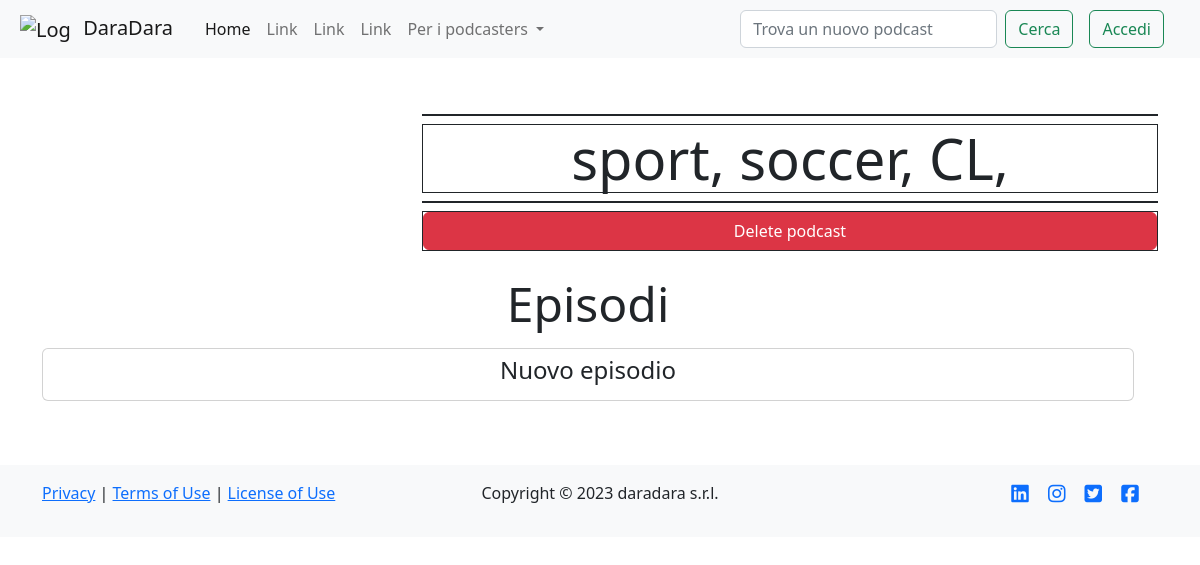
Page /podcast/1 on the earlier database version.
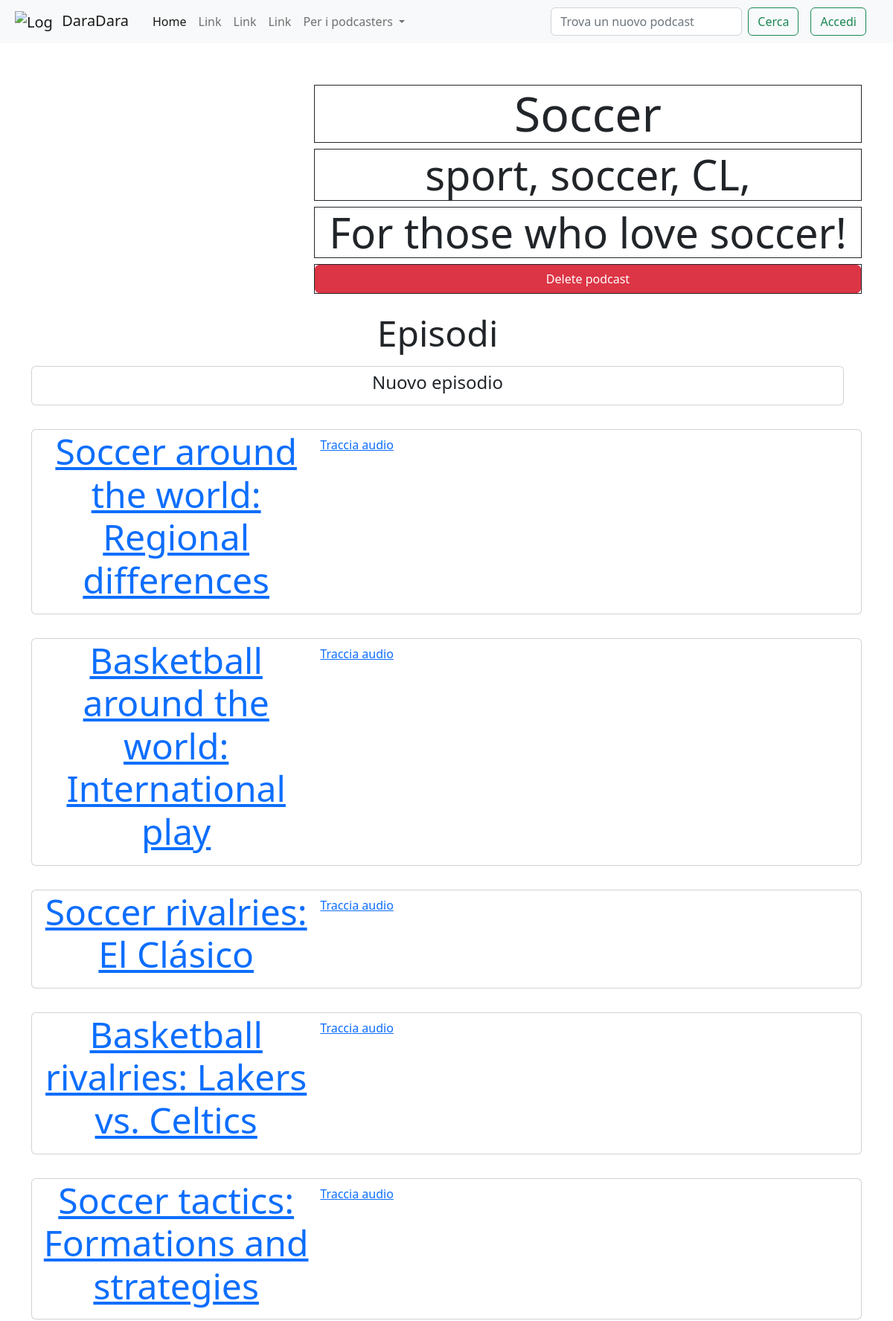
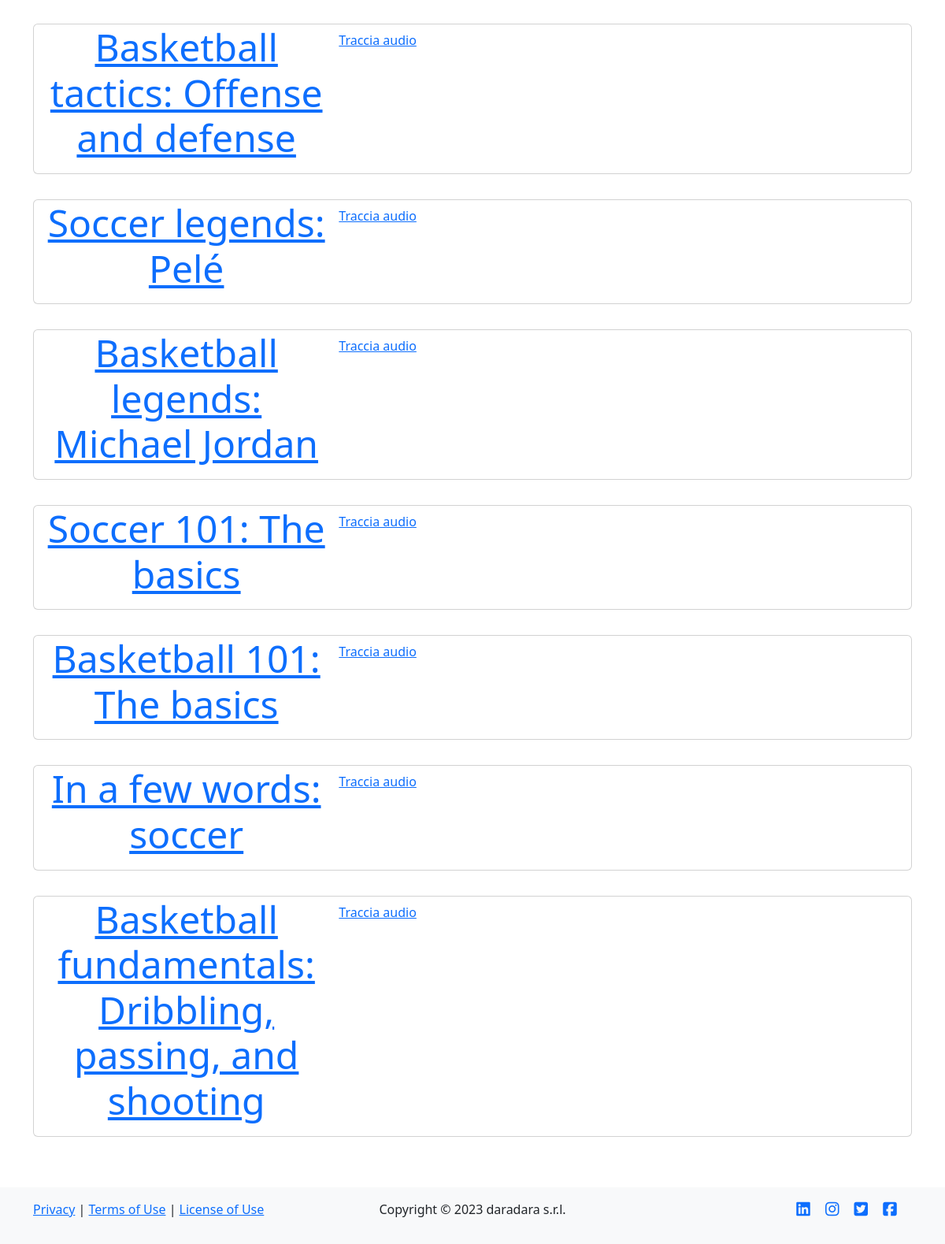
Same page on the later database version (2 pictures, top to bottom).
### tables this page shows
CREATE TABLE "categories" (
	"id_podcast"	INTEGER NOT NULL,
	"tag"	TEXT NOT NULL,
	FOREIGN KEY("id_podcast") REFERENCES "podcasts"("id"),
	PRIMARY KEY("tag","id_podcast")
);

CREATE TABLE "podcasts" (
	"id"	INTEGER NOT NULL UNIQUE,
	"title"	TEXT NOT NULL UNIQUE,
	"desc"	TEXT DEFAULT 'NO_DESCRIPTION',
	"img"	TEXT DEFAULT 'NO_IMAGE',
	"id_user"	INTEGER NOT NULL,
	FOREIGN KEY("id_user") REFERENCES "users"("id"),
	PRIMARY KEY("id" AUTOINCREMENT)
);

CREATE TABLE "episodes" (
	"id"	INTEGER NOT NULL UNIQUE,
	"title"	TEXT NOT NULL UNIQUE,
	"description"	TEXT DEFAULT 'NO_DESCRIPTION',
	"audio"	TEXT NOT NULL,
	"timestamp"	TEXT NOT NULL,
	"id_podcast"	INTEGER NOT NULL,
	FOREIGN KEY("id_podcast") REFERENCES "podcasts"("id"),
	PRIMARY KEY("id" AUTOINCREMENT)
);

### app.py (the view)
@app.route('/podcast/<int:id>')
def podcast(id):
    podcast = dao.get_podcast(id)
    episodes = dao.get_episodes(id_podcast = id)
    tags = dao.get_tags(id)
    return render_template('podcast.html', id=id, podcast = podcast, episodes = episodes, tags = tags)

### data/dao.py (called while the page is built)
def get_tags(id_podcast):
    conn, cursor = connect()
    tags = False
    try:
        sql = 'SELECT * FROM categories WHERE id_podcast = ?'
        cursor.execute(sql, (id_podcast,))
        tags = cursor.fetchall()
    except Exception as e:
        print(e)
    close(conn, cursor)
    return tags

def get_episodes(id_podcast):
    conn, cursor = connect()
    episodes = []
    try:
        sql = 'SELECT * FROM episodes WHERE id_podcast = ? ORDER BY timestamp DESC'
        cursor.execute(sql, (id_podcast,))
        episodes = cursor.fetchall()
    except Exception as e:
        print(e)
    close(conn, cursor)
    return episodes

def get_podcast(id):
    conn, cursor = connect()
    podcast = False
    try:
        sql = 'SELECT * FROM podcasts WHERE id = ?'
        cursor.execute(sql, (id,))
        podcast = cursor.fetchone()
    except Exception as e:
        print(e)
    close(conn, cursor)
    return podcast

def connect():
    conn = sqlite3.connect(PATH)
    conn.row_factory = sqlite3.Row
    cursor = conn.cursor()
    return conn, cursor

def close(conn, cursor):
    cursor.close()
    conn.close()

### templates/podcast.html (shortened to what this page needs)
{% extends 'layout.html' %}
{% block content %}
    <div class="row">
        <div class="col-12 col-lg-4 d-flex justify-content-center align-items-center">
        </div>
        <div class="col">
            <div class="row border border-dark mx-2 mx-lg-0 my-2 d-flex justify-content-center align-content-center display-3">
                {{podcast.title}}
            </div>
            <div class="row border border-dark mx-2 mx-lg-0 my-2 d-flex justify-content-center align-content-center display-4">
                {% for tag in tags%} {{tag.tag}}, {% endfor %}
            </div>
            <div class="row border border-dark mx-2 mx-lg-0 my-2 d-flex justify-content-center align-content-center display-4">
                {{podcast.desc}}
            </div>
            <div class="row border border-dark mx-2 mx-lg-0 my-2 d-flex justify-content-center align-content-center display-5">
            <button type="button" class="btn btn-danger" data-bs-toggle="modal" data-bs-target="#staticBackdrop">
                Delete podcast
            </button>
            </div>
        </div>
    </div>
    <div class="row mt-3">
        <div class="row d-flex justify-content-center display-5">Episodi</div>
        <div class="row d-flex justify-content-center">
            <div class="row mt-3">
                <div class="card mb-3">
                    <div class="row g-0 d-flex justify-content-center align-content-center">
                        <button id="newEpBtn" class="btn text-center"><h4>Nuovo episodio</h4></button>
                    </div>
                </div>
            </div>
        </div>
        {% for episode in episodes %}
        <a href="{{ url_for('episode', id_pod=id, id_ep=episode.id) }}" >
        <div class="row d-flex justify-content-center">
            <div class="row mt-3">
                <div class="card mb-3">
                    <div class="row g-0">
                        <div class="col-md-4">
                            <p class="text-center display-5">{{ episode.title }}</p>
                        </div>
                        <div class="col-md-7">
                            <div class="card-body row g-2">
                                Traccia audio
                            </div>
                        </div>
                    </div>
                </div>
            </div>
        </div>
        </a>
        {% endfor%}
    </div>
{% endblock %}

### templates/layout.html (shortened to what this page needs)
<!DOCTYPE html>
<html lang="it">
<head>
    <link href="https://cdn.jsdelivr.net/npm/bootstrap@5.2.3/dist/css/bootstrap.min.css" rel="stylesheet">
</head>
<body>
    <nav class="navbar navbar-expand-lg bg-light">
        <div class="container-fluid mx-2">
            <a class="navbar-brand" href="{{ url_for('index') }}">
                <img class="img-fluid" src="https://getbootstrap.com/docs/5.2/assets/brand/bootstrap-logo.svg" alt="Logo" style="max-width: 50px; max-height: 50px;">
                <h5 class="d-inline-block mb-0 mx-2">DaraDara</h5>
            </a>
            <div class="collapse navbar-collapse" id="navbarSupportedContent">
            <ul class="navbar-nav me-auto mb-2 mb-lg-0">
                <li class="nav-item">
                <a class="nav-link active" aria-current="page" href="{{ url_for('index') }}">Home</a>
                </li>
                <li class="nav-item">
                <a class="nav-link" href="#">Link</a>
                </li>
                <li class="nav-item">
                    <a class="nav-link" href="#">Link</a>
                </li>
                <li class="nav-item">
                    <a class="nav-link" href="#">Link</a>
                </li>
                <li class="nav-item dropdown">
                <a class="nav-link dropdown-toggle" href="#" role="button" data-bs-toggle="dropdown" aria-expanded="false">
                    Per i podcasters
                </a>
                </li>
            </ul>
            <form class="d-flex" role="search">
                <input class="form-control me-2" type="search" placeholder="Trova un nuovo podcast" aria-label="Search">
                <button class="btn btn-outline-success" type="submit">Cerca</button>
            </form>
                {% if not current_user.is_authenticated %}
                <button type="button" id="loginBtn" class="btn btn-outline-success btn-light my-3 my-lg-0 mx-lg-3">Accedi</button>
                {% else %}
                <a href="{{ url_for('profile', id = current_user.id) }}" ><button type="button" id="profileBtn" class="btn btn-outline-info btn-light my-3 my-lg-0 mx-lg-3">Profilo</button></a>
                <button type="button" id="logoutBtn" class="btn btn-outline-danger btn-light my-3 my-lg-0 mx-lg-3">Esci</button>
                {% endif %}
            </div>
        </div>
    </nav>
    <div class="container mt-5">
        {% block content %}{% endblock %}
    </div>
    <footer class="bg-light py-3 mt-5">
        <div class="container">
            <div class="row">
                <div class="col-4">
                    <p>
                        <a href="/privacy">Privacy</a> | <a href="/terms">Terms of Use</a> | <a href="/license">License of Use</a>
                    </p>
                </div>
                <div class="col">
                    <p class="text-center">Copyright &copy; 2023 daradara s.r.l.</p>
                </div>
                <div class="col-2 offset-2 d-flex flex-row-reverse justify-content-evenly social-icons">
                    <a href="#"><i class="fab fa-facebook-square fa-lg"></i></a>
                    <a href="#"><i class="fab fa-twitter-square fa-lg"></i></a>
                    <a href="#"><i class="fab fa-instagram fa-lg"></i></a>
                    <a href="#"><i class="fab fa-linkedin fa-lg"></i></a>
                </div>
            </div>
        </div>
    </footer>
</body>
</html>

Differences in the rows shown:
added podcasts: title "Soccer", desc "For those who love soccer!"
added episodes: title "Soccer around the world: Regional differences"
added episodes: title "Basketball around the world: International play"
added episodes: title "Soccer rivalries: El Clásico"
added episodes: title "Basketball rivalries: Lakers vs. Celtics"
added episodes: title "Soccer tactics: Formations and strategies"
added episodes: title "Basketball tactics: Offense and defense"
added episodes: title "Soccer legends: Pelé"
added episodes: title "Basketball legends: Michael Jordan"
added episodes: title "Soccer 101: The basics"
added episodes: title "Basketball 101: The basics"
added episodes: title "In a few words: soccer"
added episodes: title "Basketball fundamentals: Dribbling, passing, and shooting"
